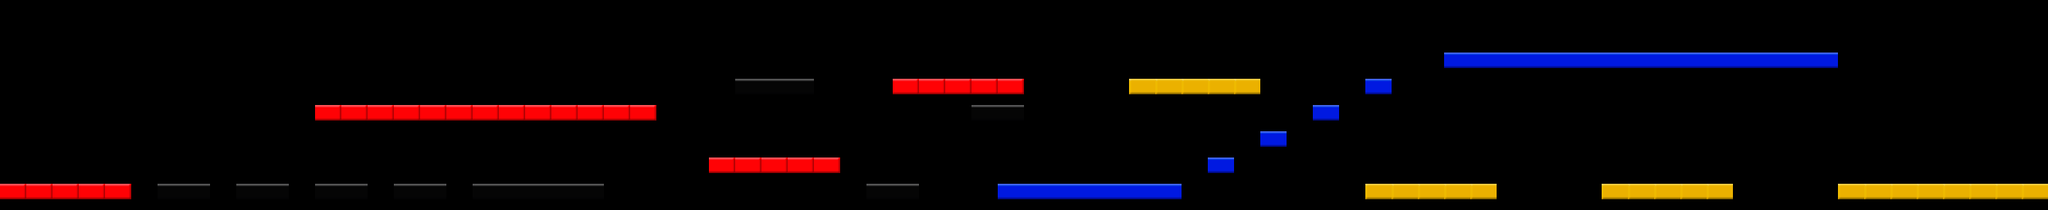

Below is a game level as drawn by its tile map, then a one-line description and the .tmx that defines it (tile-layer data replaced by summaries):
An orthogonal 78x8 tile map with 32x32 px tiles, 4 tile layers (red, black, blue, yellow) and 14 objects.

<map version="1.0" orientation="orthogonal" width="78" height="8" tilewidth="32" tileheight="32">
 <tileset firstgid="1" name="blocks" tilewidth="32" tileheight="32">
  <image source="blocks.png" width="128" height="32" />
 </tileset>
 <layer name="red" width="78" height="8">
  <data>[624 cells, 28 non-empty, 1 distinct tile ids]</data>
 </layer>
 <layer name="black" width="78" height="8">
  <data>[624 cells, 20 non-empty, 1 distinct tile ids]</data>
 </layer>
 <layer name="blue" width="78" height="8">
  <data>[624 cells, 26 non-empty, 1 distinct tile ids]</data>
 </layer>
 <layer name="yellow" width="78" height="8">
  <data>[624 cells, 23 non-empty, 1 distinct tile ids]</data>
 </layer>
 <objectgroup name="Coin" width="78" height="8">
  <object x="333" y="207">
   <ellipse />
  </object>
  <object x="687" y="111">
   <ellipse />
  </object>
  <object x="1006" y="180">
   <ellipse />
  </object>
  <object x="1391" y="209">
   <ellipse />
  </object>
  <object x="1550" y="144">
   <ellipse />
  </object>
  <object x="1808" y="209">
   <ellipse />
  </object>
  <object x="2063" y="45">
   <ellipse />
  </object>
  <object x="2384" y="210">
   <ellipse />
  </object>
  <object x="463" y="109">
   <ellipse />
  </object>
  <object x="528" y="12">
   <ellipse />
  </object>
  <object x="1072" y="204">
   <ellipse />
  </object>
  <object x="1199" y="76">
   <ellipse />
  </object>
  <object x="2032" y="45">
   <ellipse />
  </object>
  <object x="2288" y="205">
   <ellipse />
  </object>
 </objectgroup>
</map>
